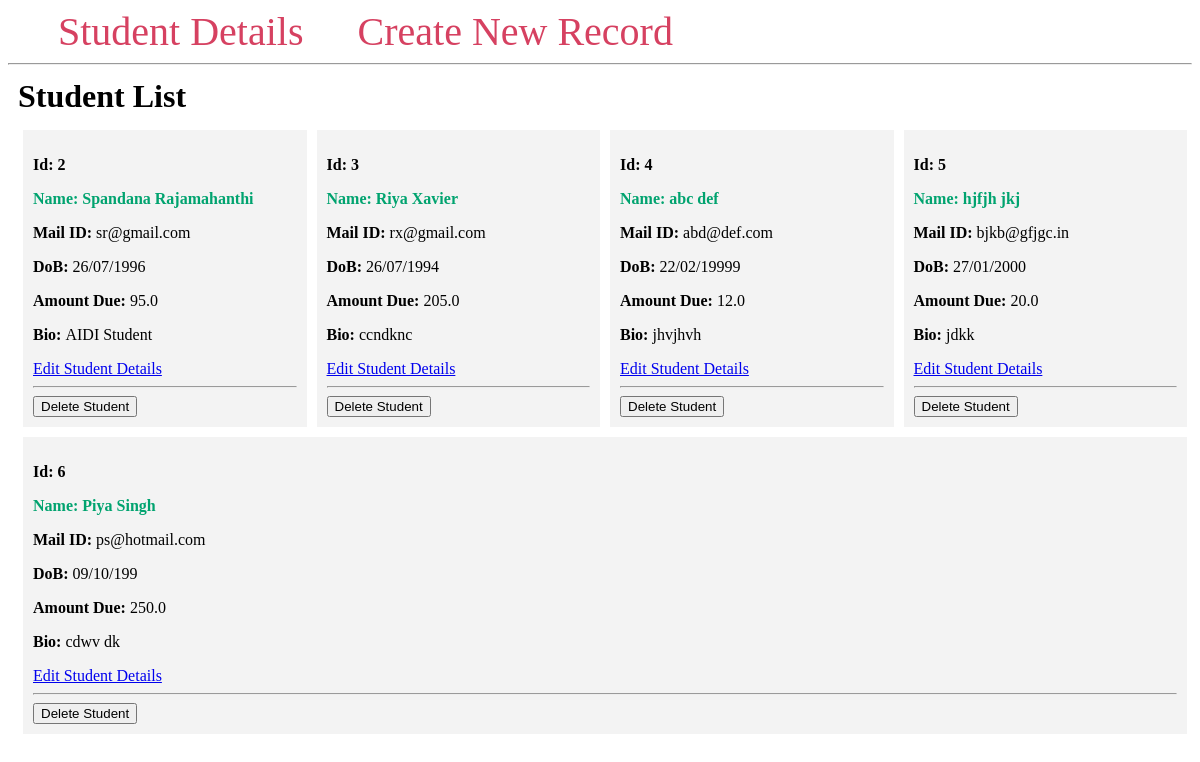
The page / on the database its author committed.
### app.py (models this page shows, shortened)
class Student(db.Model):
    id = db.Column(db.Integer, primary_key=True)
    firstname = db.Column(db.String(100), nullable=False)
    lastname = db.Column(db.String(100), nullable=False)
    email = db.Column(db.String(80), unique=True, nullable=False)
    dob = db.Column(db.String(80))
    amt_due = db.Column(db.Float)
    created_at = db.Column(db.DateTime(timezone=True),
                           server_default=func.now())
    bio = db.Column(db.Text)

### app.py (the view)
@app.route('/')
def index():
    students = Student.query.all()
    return render_template('index.html', students=students)

### templates/index.html
{% extends 'base.html' %}
{% block content %}
    <h1 class="title">{% block title %} Student List {% endblock %}</h1>
    <div class="content">
    {% for student in students %}
    <div class="student">
        <p><b>Id: {{ student.id }}</b></p>
        <b>
            <p class="name">
                <a href="{{ url_for('student', student_id=student.id)}}">
                   Name: {{ student.firstname }} {{ student.lastname }}
                </a>
            </p>
        </b>
        <b><p>Mail ID: </b>{{ student.email }}</p>
        <b><p>DoB: </b>{{ student.dob }}</p>
        <b><p>Amount Due: </b>{{ student.amt_due }}</p>
        <b><p>Bio: </b>{{ student.bio }}</p>
        <a href="{{ url_for('edit', student_id=student.id) }}">Edit Student Details</a>
         <hr>
        <form method="POST"
                action="{{ url_for('delete', student_id=student.id) }}">
            <input type="submit" value="Delete Student"
                onclick="return confirm('Are you sure you want to delete this entry?')">
        </form>
    </div>
{% endfor %}
    </div>
{% endblock %}

### templates/base.html (shortened to what this page needs)
<!DOCTYPE html>
<html lang="en">
<head>
</head>
<body>
    <nav>
        <a href="{{ url_for('index') }}">Student Details</a>
        <a href="{{ url_for('create') }}">Create New Record</a>
    </nav>
    <hr>
    <div class="content">
        {% block content %} {% endblock %}
    </div>
</body>
</html>

### templates/base.html (style rules this page uses)
.title { margin: 5px; }
.content { margin: 5px; width: 100%; display: flex; flex-direction: row; flex-wrap: wrap; }
.student { flex: 20%; padding: 10px; margin: 5px; background-color: #f3f3f3; inline-size: 100%; }
.name a { color: #00a36f; text-decoration: none; }
nav a { color: #d64161; font-size: 2.5em; margin-left: 50px; text-decoration: none; }

### rows shown on the page
Student: id "2", firstname "Spandana", lastname "Rajamahanthi", email "sr@gmail.com", dob "26/07/1996", amt_due "95.0", bio "AIDI Student"
Student: id "3", firstname "Riya", lastname "Xavier", email "rx@gmail.com", dob "26/07/1994", amt_due "205.0", bio "ccndknc"
Student: id "4", firstname "abc", lastname "def", email "abd@def.com", dob "22/02/19999", amt_due "12.0", bio "jhvjhvh"
Student: id "5", firstname "hjfjh", lastname "jkj", email "bjkb@gfjgc.in", dob "27/01/2000", amt_due "20.0", bio "jdkk"
Student: id "6", firstname "Piya", lastname "Singh", email "ps@hotmail.com", dob "09/10/199", amt_due "250.0", bio "cdwv dk"
